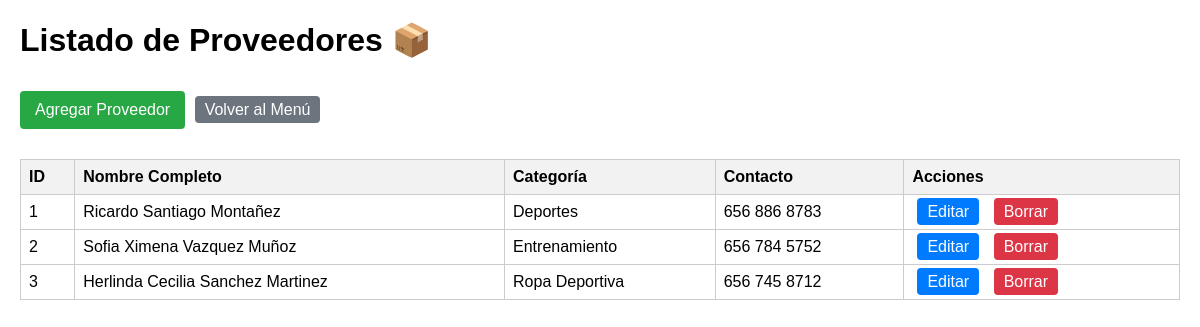
/listado/, run on the app's committed database.
### app_proveedor/models.py (models this page shows, shortened)
class Proveedor(models.Model):
    nombre = models.CharField(max_length=50)
    ap_paterno = models.CharField(max_length=50)
    ap_materno = models.CharField(max_length=50)
    categoria = models.CharField(max_length=100)
    contacto = models.CharField(max_length=15) # Usamos CharField para números de contacto
    class Meta:
        db_table = 'proveedor'

### app_proveedor/views.py (the view)
# urls.py: path('listado/', views.listar_proveedores, name='read_proveedor'),
def listar_proveedores(request):
    proveedores = Proveedor.objects.all()
    return render(request, 'read_proveedor.html', {'proveedores': proveedores})

### app_proveedor/templates/read_proveedor.html (shortened to what this page needs)
<!DOCTYPE html>
<html lang="es">
<head>
</head>
<body>
    <h1>Listado de Proveedores 📦</h1>
    <a href="{% url 'create_proveedor' %}" class="btn agregar">Agregar Proveedor</a>
    <a href="{% url 'index' %}" class="btn editar" style="background-color: #6c757d;">Volver al Menú</a>
    <table>
        <thead>
            <tr>
                <th>ID</th>
                <th>Nombre Completo</th>
                <th>Categoría</th>
                <th>Contacto</th>
                <th>Acciones</th>
            </tr>
        </thead>
        <tbody>
            {% for proveedor in proveedores %}
            <tr>
                <td>{{ proveedor.id }}</td>
                <td>{{ proveedor.nombre }} {{ proveedor.ap_paterno }} {{ proveedor.ap_materno }}</td>
                <td>{{ proveedor.categoria }}</td>
                <td>{{ proveedor.contacto }}</td>
                <td>
                    <a href="{% url 'update_proveedor' proveedor.id %}" class="btn editar">Editar</a>
                    <a href="{% url 'delete_proveedor' proveedor.id %}" class="btn borrar">Borrar</a>
                </td>
            </tr>
            {% empty %}
            <tr>
                <td colspan="5">No hay proveedores registrados.</td>
            </tr>
            {% endfor %}
        </tbody>
    </table>
</body>
</html>

### app_proveedor/templates/read_proveedor.html (style rules this page uses)
body { font-family: Arial, sans-serif; margin: 20px; }
table { width: 100%; border-collapse: collapse; margin-top: 20px; }
th, td { border: 1px solid #ccc; padding: 8px; text-align: left; }
th { background-color: #f2f2f2; }
.btn { margin: 5px; padding: 5px 10px; text-decoration: none; color: white; border-radius: 4px; }
.editar { background-color: #007BFF; }
.borrar { background-color: #DC3545; }
.agregar { background-color: #28A745; display: inline-block; margin: 10px 0; padding: 10px 15px; color: white; text-decoration: none; border-radius: 4px; }

### data on the page
Proveedor: id "1", nombre "Ricardo", ap_paterno "Santiago", ap_materno "Montañez", categoria "Deportes", contacto "656 886 8783"
Proveedor: id "2", nombre "Sofia Ximena", ap_paterno "Vazquez", ap_materno "Muñoz", categoria "Entrenamiento", contacto "656 784 5752"
Proveedor: id "3", nombre "Herlinda Cecilia", ap_paterno "Sanchez", ap_materno "Martinez", categoria "Ropa Deportiva", contacto "656 745 8712"
